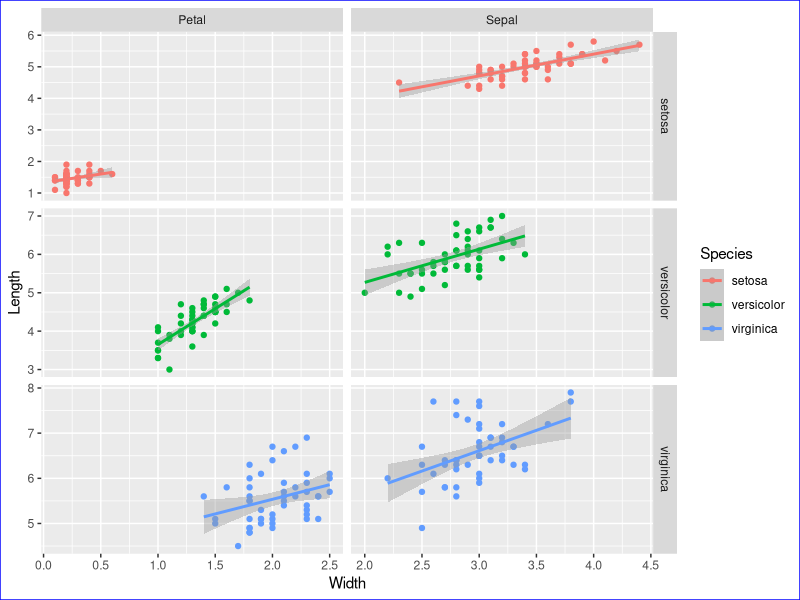

This figure's R source:
#Use the ggplot2 package to plot the Iris data showing length vs width facetting petal/sepal vs flower type,
#basically reproducing slide 27 of the lecture notes. Feel free to customize the styling as you see fit 
#(color, font size, etc).


#Loads ggplot2
library(ggplot2)
library(RColorBrewer)
library(reshape2)

colors <- brewer.pal(9, "Set3")

#Loads the iris data
data(iris)
head(iris)


# my_theme <- 

#Creates a new column for flower_id for each entry.
iris$flower_id <- rownames(iris)
#Uses the default melt method to rearrange the data for easier classification.
iris_melted <- melt(iris)

#Splits the variable at the "." to get the value name (length/width and flower type)
split_variable <- strsplit(as.character(iris_melted$variable), split="\\.")
#Creates the variable "flower_part" from the first value in split_variable and adds it to the table
iris_melted$flower_part <- sapply(split_variable, "[", 1)
#Creates the variable "measurement_type" from the second value in split_variable and adds it to the table
iris_melted$measurement_type <- sapply(split_variable, "[", 2)
#Removes variable from the table as we no longer need it
iris_melted$variable <- NULL

#Reshapes the data so iris$width and iris$length are now separte columns in the table 
iris_cast <- dcast(iris_melted, formula=flower_id+Species+flower_part~measurement_type)
#head(iris_cast)


#Creates a plot to 
ggplot(data=iris_cast, colour=colors, aes(x=Width, y=Length, color=Species))+ # Add points and use free scales in the facet
  geom_point()+facet_grid(Species~flower_part, scale="free")+
  #Add a regression line
  geom_smooth(method="lm")+
  #Use the black/white theme and increase the font size
  theme(plot.background = element_rect(colour="blue"))


#Plots the iris data
# my_plot <- ggplot(data=iris_cast, aes(x=Width, y=Length, shape=flower_part, color=flower_part))+
#   # Add points
#   geom_point()+facet_grid(~Species)+ geom_smooth(method="lm")
# my_plot

# dev.off()
